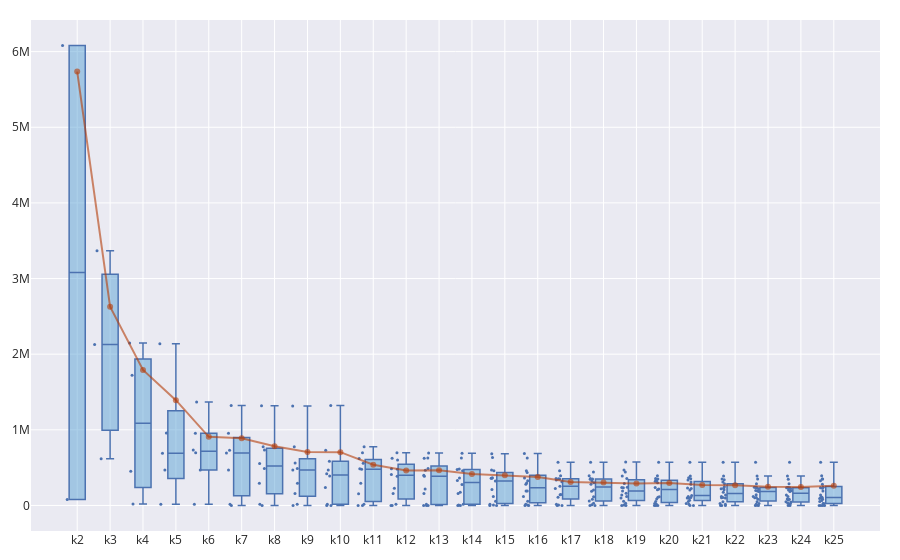

The code cell stored with this chart in its notebook:
### Code cell
plot_elbow(Euclidean_centres, alg='KUMAP', mode = 'Total_Score', line_type='w_avg')

### Figure 1 — Plotly figure (JSON) as saved in the notebook; plotly's stock layout.template omitted (floating-point values rounded to 4 significant figures; data arrays with more than 128 entries replaced by an {"elided": "..."} marker saying what was removed)
{"data": [{"boxpoints": "all", "fillcolor": "rgba(93, 164, 214, 0.5)", "jitter": 0.5, "line": {"width": 1.5}, "marker": {"size": 3}, "type": "box", "whiskerwidth": 0.5, "x": {"elided": "324 str values"}, "y": {"elided": "324 float values"}}, {"marker": {"color": "rgba(181, 60, 9, .6)"}, "mode": "lines+markers", "name": "Average", "type": "scatter", "x": ["k2", "k3", "k4", "k5", "k6", "k7", "k8", "k9", "k10", "k11", "k12", "k13", "k14", "k15", "k16", "k17", "k18", "k19", "k20", "k21", "k22", "k23", "k24", "k25"], "y": [5736000.0, 2627000.0, 1791000.0, 1392000.0, 906700.0, 887900.0, 782900.0, 706500.0, 704200.0, 537500.0, 462400.0, 464400.0, 417300.0, 399600.0, 375100.0, 310500.0, 302900.0, 291400.0, 297100.0, 270200.0, 268100.0, 248200.0, 244300.0, 260500.0]}], "layout": {"autosize": true, "margin": {"b": 20, "l": 20, "r": 20, "t": 20}, "showlegend": false, "xaxis": {"autorange": true, "range": [-1.349, 24.35], "showspikes": false, "type": "category"}, "yaxis": {"autorange": true, "range": [-337800.0, 6418000.0], "showspikes": false, "type": "linear"}}}
